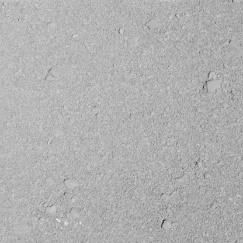
#> input picture rockSegmentation/images/1.bmp, 243 x 243 px
$ python rockSegmentation.py
#> lines starting #> are read from the running program, lines starting #| are printed output that depends on the picture; after the words box and inside, x2 and y2 are one past the last pixel; in counts of white or black regions, pixels touching at a corner belong together
# Copyright (c) 2021 郎督 版权所有
#
# 文件名：rockSegmentation.py
# 功能描述：根据训练数据训练svc模型，对新数据分类
#
# 作者：郎督
# 时间：2021年5月6日
#
# 版本：V1.0.0

import cv2
import numpy as np
from sklearn import svm


def filter_area(image, area_threshold=200):
    """
    过滤image前景中面积小于area_threshold的部分
    :param image: 二值图，uint8
    :param area_threshold: 面积阈值，小于该值的面积被过滤
    :return: mask
    """
    assert len(image.shape)==2, "filter_area函数只能过滤二值图"
    assert isinstance(area_threshold, int), "area_threshold 必须为整数"
    mask = np.zeros(image.shape, dtype='uint8')
    retval, labels, stats, centroids = cv2.connectedComponentsWithStats(image)
    for i in range(1, labels.max() + 1):
        if stats[i, -1] > area_threshold:
            mask[labels == i] = 255
    return mask


def norm(matrix):
    """矩阵归一化"""
    assert len(matrix.shape) == 2, '必须为2维矩阵'
    max = matrix.max()
    min = matrix.min()
    norm_matrix = (matrix - min) / (max - min)
    return norm_matrix

def extracting(img, h, w):
    """
    根据输入的图片以及窗口大小提取特征
    :param img: 二维uint8矩阵，维度(img_h, img_w)
    :param h: 窗口高度
    :param w: 窗口宽度
    :return: 特征，维度(img_h, img_w, number_features)
    """
    img_h, img_w = img.shape
    assert w%2==1 and h%2==1, "窗口必须为奇数"

    # 边界扩充，边缘镜像填充
    img = cv2.copyMakeBorder(img, h//2, h//2, w//2, w//2, cv2.BORDER_REFLECT)

    # 特征1：(maximum - minimum)/mean，区域极大值减去极小值/均值
    sub_feature = np.zeros((img_h, img_w), dtype='float32')
    # 特征2：std，区域标准差
    std_feature = np.zeros((img_h, img_w), dtype='float32')
    # 特征3：abs(pix_value - mean)/mean，区域平均值减去区域中心点像素值的绝对值/均值
    psm_feature = np.zeros((img_h, img_w), dtype='float32')
    # 特征4：(maximum - mean)/mean，区域极大值减去区域均值的绝对值/均值
    masm_feature = np.zeros((img_h, img_w), dtype='float32')
    # 特征5：(mean - minimum)/mean，区域均值减去区域极小值的绝对值/均值
    msmi_feature = np.zeros((img_h, img_w), dtype='float32')
    for row in range(h//2, img_h + h//2):
        for col in range(w//2, img_w + w//2):
            local_map = img[row - h//2:row + h//2 + 1, col - w//2:col + w//2 + 1]

            local_max = local_map.max() # 区域极大值
            local_min = local_map.min() # 区域极小值
            local_mean = local_map.mean()   # 区域均值
            pixel = img[row][col]       # 区域中心像素值
            # ----特征1-------
            sub_feature[row - h//2][col - w//2] = (local_max - local_min) / local_mean

            # ----特征2-------
            std_feature[row - h//2][col - w//2] = np.std(local_map)

            # ----特征3-------
            psm_feature[row - h // 2][col - w // 2] = np.abs(pixel - local_mean) / local_mean

            # ----特征4-------
            masm_feature[row - h // 2][col - w // 2] = np.abs(local_max - local_mean) / local_mean

            # ----特征5-------
            msmi_feature[row - h // 2][col - w // 2] = np.abs(local_min - local_mean) / local_mean

    # 特征图1归一化
    sub_feature = norm(sub_feature)
    # cv2.imshow('sub feature', sub_feature)
    # sub_feature = cv2.normalize(sub_feature, sub_feature, 0, 255, cv2.NORM_MINMAX).astype('uint8')
    # cv2.imwrite('sub_feature.png', sub_feature)
    # 特征2归一化
    std_feature = norm(std_feature)
    # cv2.imshow('std feature', std_feature)
    # std_feature = cv2.normalize(std_feature, std_feature, 0, 255, cv2.NORM_MINMAX).astype('uint8')
    # cv2.imwrite('std_feature.png', std_feature)
    # 特征3归一化
    psm_feature = norm(psm_feature)
    # cv2.imshow('psm_feature', psm_feature)
    # psm_feature = cv2.normalize(psm_feature, psm_feature, 0, 255, cv2.NORM_MINMAX).astype('uint8')
    # cv2.imwrite('psm_feature.png', psm_feature)
    # 特征4归一化
    masm_feature = norm(masm_feature)
    # cv2.imshow('masm_feature', masm_feature)
    # masm_feature = cv2.normalize(masm_feature, masm_feature, 0, 255, cv2.NORM_MINMAX).astype('uint8')
    # cv2.imwrite('masm_feature.png', masm_feature)
    # 特征5归一化
    msmi_feature = norm(msmi_feature)
    # [5 lines of commented-out code are left out]
    feature = np.stack([sub_feature, std_feature, psm_feature, masm_feature, msmi_feature], axis=-1)
    return feature

def get_data_and_label(data_path_list, label_path_list):
    """
    根据路径读取数据和标签
    :param data_path_list: [img_path1, img_path2...], type=list
    :param label_path_list: [label_path1, label_path2...], type=list
    :return:
        data:np.ndarray，uint8灰度图
        label:np.ndarray,uint8灰度图，值只有0和1，0表示背景，1表示石头
    """
    assert len(data_path_list) == len(label_path_list), "图片数量和标签数量必须相同"
    data = []
    label = []
    for data_path, label_path in zip(data_path_list, label_path_list):
        # 读取图片
        img = cv2.imread(data_path)
#> img is the input picture: shape (243, 243, 3); min 37, max 247, mean 176.6
        gray_img = cv2.cvtColor(img, cv2.COLOR_BGR2GRAY)
        # 读取标签
        lab = cv2.imread(label_path)
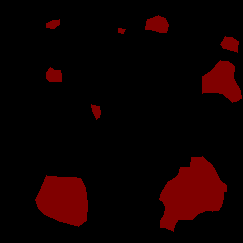
#> input picture rockSegmentation/images/1.png, 243 x 243 px
#> lab is the input picture: shape (243, 243, 3); mean B, G, R 0, 0, 15.4
        lab = cv2.cvtColor(lab, cv2.COLOR_BGR2GRAY)
#> lab: shape (243, 243); values 0 (black) and 38 (white), 12% white; 9 white regions, largest, box (x1, y1, x2, y2) and area: (159, 156, 227, 232) 3040, (35, 175, 88, 227) 2068, (202, 60, 242, 103) 1057
        lab[lab > 0] = 1        # 将石头区域标记位1，背景为0
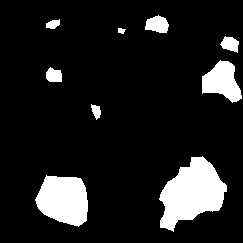
#> lab: shape (243, 243); values 0 (black) and 1 (white), 12% white; 9 white regions, largest, box (x1, y1, x2, y2) and area: (159, 156, 227, 232) 3040, (35, 175, 88, 227) 2068, (202, 60, 242, 103) 1057

        assert gray_img.shape == lab.shape, '图片与标签不匹配'
        data.append(gray_img)
        label.append(lab)
#> pass 2 of the loop in get_data_and_label, `for data_path, label_path in zip(data_path_list, label_path_list):`:
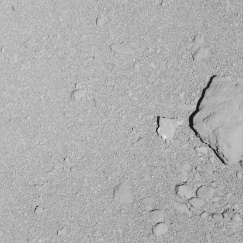
#> input picture rockSegmentation/images/3.bmp, 243 x 243 px
#> in get_data_and_label, img is the input picture: shape (243, 243, 3); min 20, max 231, mean 174.3
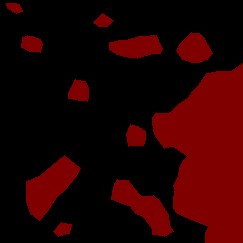
#> input picture rockSegmentation/images/3.png, 243 x 243 px
#> in get_data_and_label, lab is the input picture: shape (243, 243, 3); mean B, G, R 0, 0, 37.7
#> in get_data_and_label, `lab = cv2.cvtColor(lab, cv2.COLOR_BGR2GRAY)`:
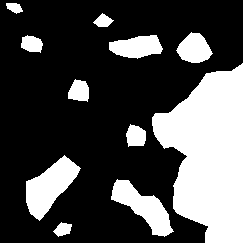
#> lab: shape (243, 243); values 0 (black) and 38 (white), 29.4% white; 11 white regions, largest, box (x1, y1, x2, y2) and area: (152, 63, 243, 243) 10910, (26, 155, 81, 221) 1794, (111, 179, 174, 237) 1530
    data = np.hstack(data)
    label = np.hstack(label)
#> label: shape (243, 486); values 0 (black) and 1 (white), 20.7% white; 20 white regions, largest, box (x1, y1, x2, y2) and area: (395, 63, 486, 243) 10910, (159, 156, 227, 232) 3040, (35, 175, 88, 227) 2068
    # cv2.imshow('data', data)
    # cv2.imshow('label', label.astype('float'))
    return data, label


def display_mask_on_gray_img(gray_img, mask, color='blue'):
    """
    根据mask，在img对于区域显示颜色
    :param color_weight: 显示颜色的比重
    :param gray_img: 灰度图
    :param mask: 值只有0和255的图
    :param color: 颜色bgr
    :return: bgr3通道图
    """
    assert gray_img.shape == mask.shape, '图片和掩膜维度必须相同'
    if color=='blue':
        c = 0
    elif color == 'green':
        c = 1
    else:
        c = 2
    img_bgr = np.stack([gray_img, gray_img, gray_img], axis=-1)
    img_bgr[mask>0, c] = 255
    return img_bgr

def main():
    # 使用图1和图3训练，图二预测
    img_path_list = ['images/1.bmp', 'images/3.bmp']
    label_path_list = ['images/1.png', 'images/3.png']
    pred_img_path_list = ['images/2.bmp']   # 图1、2、3是题目给的图，4、5是另找的图
    pred_label_path_list = pred_img_path_list     # 预测图片，没有标签

    # -----------------------------训练阶段--------------------------
    # 读取训练数据
    data, label = get_data_and_label(img_path_list, label_path_list)
    # cv2.imshow('data', data)        # 显示中，灰度图模式

    # ###########第一问：提取特征##################
    h = 19  # 窗口高度
    w = 19  # 窗口宽度
    feature = extracting(data, h, w)
#> after the loop in extracting, `for row in range(h//2, img_h + h//2):`:
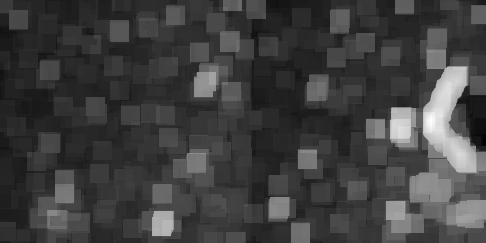
#> sub_feature: shape (243, 486) float32; min 0.0741, max 1.39, mean 0.405; drawn with min black and max white
#> in norm, `max = matrix.max()`: max = 1.39
#> in norm, `min = matrix.min()`: min = 0.0741

    # reshape,以便送入svm训练
    feature = np.reshape(feature, (-1, feature.shape[-1]))
    label = np.reshape(label, (feature.shape[0]))

    # #############第二问：svm分类#################
    print('svm训练中，训练数据维度：', feature.shape, '请等待---------------')
#| svm训练中，训练数据维度： (118098, 5) 请等待---------------
    clf = svm.SVC(
        C=1,
        kernel='sigmoid',   # rbf, poly, sigmoid, linear, precomputed
        degree=3,
        max_iter=300
    )
    clf.fit(feature, label)

    # --------------------------svm预测-----------------------------------
    # 读取测试数据
    test_data, test_label = get_data_and_label(pred_img_path_list, pred_label_path_list)
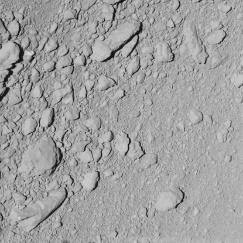
#> input picture rockSegmentation/images/2.bmp, 243 x 243 px
#> in get_data_and_label, img is the input picture: shape (243, 243, 3); min 17, max 224, mean 160.4
#> in get_data_and_label (call 2), `lab[lab > 0] = 1`: lab: shape (243, 243); every value is 1

    # 提取特征
    test_feature = extracting(test_data, h, w)
#> call 2 of extracting, with h = 19, w = 19
#> after the loop in extracting (call 2), `for row in range(h//2, img_h + h//2):`:
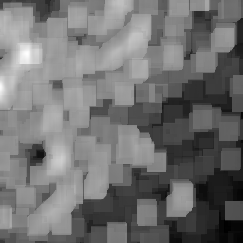
#> sub_feature: shape (243, 243) float32; min 0.167, max 1.71, mean 0.855; drawn with min black and max white

    # reshape,并送入svm预测
    test_feature = np.reshape(test_feature, (-1, test_feature.shape[-1]))
    pred_label = clf.predict(test_feature)

    # 恢复维度
    pred_label = np.reshape(pred_label, (test_label.shape))
#> pred_label: shape (243, 243); values 0 (black) and 1 (white), 77.9% white; 22 black regions (14 under 20 px), largest, box (x1, y1, x2, y2) and area: (82, 18, 243, 243) 12085, (194, 10, 218, 32) 264, (29, 144, 46, 166) 260

    # 查看分割结果
    pred_label = pred_label.astype('uint8')

    pred_label[pred_label == 1] = 255   # mask
    display_img = display_mask_on_gray_img(test_data, pred_label)
    cv2.imshow('segmented img', display_img)
    # cv2.imwrite('display_img.png', display_img)

    # --------------------第三问：大岩石表面误判----------------------
    # 计算检测的平坦区域面积，过滤面积较小区域
    flat_area = 255 - pred_label       # 过滤小的平坦区域，将前景背景置换，平坦区域为前景
    flat_area = filter_area(flat_area, area_threshold=400)  # 过滤小面积平坦区域
#> in filter_area, `retval, labels, stats, centroids = cv2.connectedComponentsWithStats(im..`:
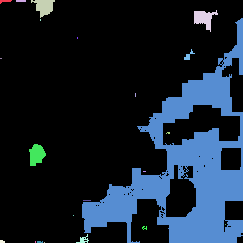
#> labels: shape (243, 243) int32; 23 distinct labels, from 0 to 22; one colour per label, 0 black
#> in filter_area, `retval, labels, stats, centroids = cv2.connectedComponentsWithStats(im..`: retval = 23; stats = 23 rows, first 6: [0, 0, 243, 243, 45988], [0, 0, 12, 4, 26], [16, 0, 10, 2, 20], [31, 0, 24, 18, 249], [194, 10, 24, 22, 264], [40, 19, 1, 2, 2]; centroids = 23 rows, first 8: [104.6, 109.9], [4.69, 0.692], [20.5, 0.5], [43.7, 6.28], [203.7, 17.96], [40, 19.5], [185.5, 166.8], [77, 37.5]
#> after the loop in filter_area, `for i in range(1, labels.max() + 1):`:
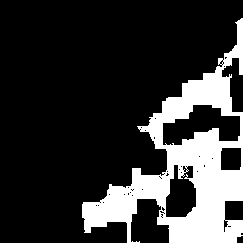
#> mask: shape (243, 243); 20.5% white; 1 white region, box (x1, y1, x2, y2) and area: (82, 18, 243, 243) 12085
    rock_area = 255 - flat_area         # 前景背景置换，平坦区域为背景
    filter_img = display_mask_on_gray_img(test_data, rock_area, color='blue')
    cv2.imshow('filted img', filter_img)
    # cv2.imwrite('filter_new_img.png', filter_img)

    # ----------第四问：不同地形-----------
    # 更换预测的图片路径，即pred_img_path_list，可以更换为图4或者图5

    cv2.waitKey(0)

if __name__ == '__main__':
    main()
